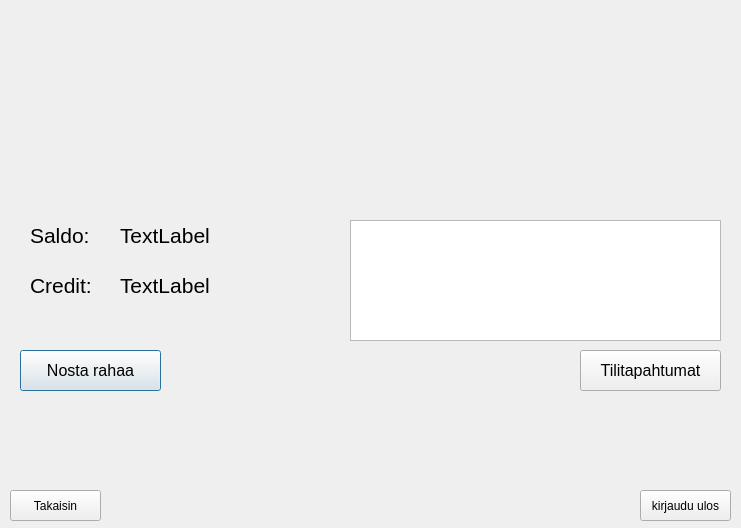
<?xml version="1.0" encoding="UTF-8"?>
<ui version="4.0">
 <class>chooseAction</class>
 <widget class="QDialog" name="chooseAction">
  <property name="geometry">
   <rect>
    <x>0</x>
    <y>0</y>
    <width>741</width>
    <height>528</height>
   </rect>
  </property>
  <property name="windowTitle">
   <string>Dialog</string>
  </property>
  <widget class="QLabel" name="BalanceText">
   <property name="geometry">
    <rect>
     <x>30</x>
     <y>220</y>
     <width>71</width>
     <height>31</height>
    </rect>
   </property>
   <property name="font">
    <font>
     <pointsize>16</pointsize>
    </font>
   </property>
   <property name="text">
    <string>Saldo:</string>
   </property>
  </widget>
  <widget class="QLabel" name="CreditText">
   <property name="geometry">
    <rect>
     <x>30</x>
     <y>270</y>
     <width>71</width>
     <height>31</height>
    </rect>
   </property>
   <property name="font">
    <font>
     <pointsize>16</pointsize>
    </font>
   </property>
   <property name="text">
    <string>Credit:</string>
   </property>
  </widget>
  <widget class="QLabel" name="Balance">
   <property name="geometry">
    <rect>
     <x>120</x>
     <y>220</y>
     <width>211</width>
     <height>31</height>
    </rect>
   </property>
   <property name="font">
    <font>
     <pointsize>16</pointsize>
    </font>
   </property>
   <property name="text">
    <string>TextLabel</string>
   </property>
  </widget>
  <widget class="QLabel" name="Credit">
   <property name="geometry">
    <rect>
     <x>120</x>
     <y>270</y>
     <width>211</width>
     <height>31</height>
    </rect>
   </property>
   <property name="font">
    <font>
     <pointsize>16</pointsize>
    </font>
   </property>
   <property name="text">
    <string>TextLabel</string>
   </property>
  </widget>
  <widget class="QPushButton" name="Withdraw">
   <property name="geometry">
    <rect>
     <x>20</x>
     <y>350</y>
     <width>141</width>
     <height>41</height>
    </rect>
   </property>
   <property name="font">
    <font>
     <pointsize>12</pointsize>
    </font>
   </property>
   <property name="text">
    <string>Nosta rahaa</string>
   </property>
  </widget>
  <widget class="QPushButton" name="Transactions">
   <property name="geometry">
    <rect>
     <x>580</x>
     <y>350</y>
     <width>141</width>
     <height>41</height>
    </rect>
   </property>
   <property name="font">
    <font>
     <pointsize>12</pointsize>
    </font>
   </property>
   <property name="text">
    <string>Tilitapahtumat</string>
   </property>
  </widget>
  <widget class="QPushButton" name="Back">
   <property name="geometry">
    <rect>
     <x>10</x>
     <y>490</y>
     <width>91</width>
     <height>31</height>
    </rect>
   </property>
   <property name="text">
    <string>Takaisin</string>
   </property>
  </widget>
  <widget class="QPushButton" name="logOut">
   <property name="geometry">
    <rect>
     <x>640</x>
     <y>490</y>
     <width>91</width>
     <height>31</height>
    </rect>
   </property>
   <property name="text">
    <string>kirjaudu ulos</string>
   </property>
  </widget>
  <widget class="QListWidget" name="listWidget">
   <property name="geometry">
    <rect>
     <x>350</x>
     <y>220</y>
     <width>371</width>
     <height>121</height>
    </rect>
   </property>
  </widget>
 </widget>
 <resources/>
 <connections/>
</ui>
